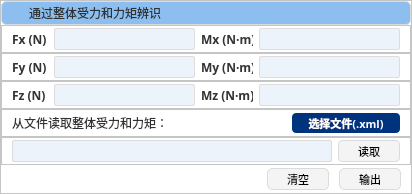
          <widget class="QFrame" name="frame_fm">
           <property name="minimumSize">
            <size>
             <width>0</width>
             <height>194</height>
            </size>
           </property>
           <property name="maximumSize">
            <size>
             <width>16777215</width>
             <height>194</height>
            </size>
           </property>
           <property name="styleSheet">
            <string notr="true">#frame_fm{
	background: #FFFFFF;
	border-radius: 5px 5px 0px 0px;
	border: 1px solid #DBDBDB;
}
QFrame{
	background-color: rgb(255, 255, 255);
}</string>
           </property>
           <property name="frameShape">
            <enum>QFrame::StyledPanel</enum>
           </property>
           <property name="frameShadow">
            <enum>QFrame::Raised</enum>
           </property>
           <layout class="QVBoxLayout" name="verticalLayout_fm">
            <property name="spacing">
             <number>0</number>
            </property>
            <property name="leftMargin">
             <number>0</number>
            </property>
            <property name="topMargin">
             <number>0</number>
            </property>
            <property name="rightMargin">
             <number>0</number>
            </property>
            <property name="bottomMargin">
             <number>0</number>
            </property>
            <item>
             <widget class="QFrame" name="frame_fm_title">
              <property name="maximumSize">
               <size>
                <width>16777215</width>
                <height>24</height>
               </size>
              </property>
              <property name="styleSheet">
               <string notr="true">#frame_fm_title{
	background: radial-gradient, #8CBEEF;
	border-radius: 5px 5px 0px 0px;
	border: 1px solid #DBDBDB;
}
#frame_20{
	background: radial-gradient, #8CBEEF;
	border-radius: 5px 5px 0px 0px;
	border: none;
}
QLabel {
	font-weight: 400;
	font-size: 12px;
	color: #303133;
	text-align: left;
	font-style: normal;
	text-transform: none;
	background-color: rgb(140, 190, 239);
	border-radius: 5px 5px 0px 0px;
	border: none;
}
QPushButton {
	background-color: rgb(140, 190, 239);
	border-radius: 5px 5px 0px 0px;
	border: none;
}</string>
              </property>
              <property name="frameShape">
               <enum>QFrame::StyledPanel</enum>
              </property>
              <property name="frameShadow">
               <enum>QFrame::Raised</enum>
              </property>
              <layout class="QHBoxLayout" name="horizontalLayout_fm_title">
               <property name="spacing">
                <number>6</number>
               </property>
               <property name="leftMargin">
                <number>6</number>
               </property>
               <property name="topMargin">
                <number>0</number>
               </property>
               <property name="rightMargin">
                <number>10</number>
               </property>
               <property name="bottomMargin">
                <number>0</number>
               </property>
               <item>
                <widget class="QFrame" name="frame_20">
                 <property name="frameShape">
                  <enum>QFrame::StyledPanel</enum>
                 </property>
                 <property name="frameShadow">
                  <enum>QFrame::Raised</enum>
                 </property>
                 <layout class="QHBoxLayout" name="horizontalLayout_20">
                  <property name="spacing">
                   <number>6</number>
                  </property>
                  <property name="leftMargin">
                   <number>0</number>
                  </property>
                  <property name="topMargin">
                   <number>0</number>
                  </property>
                  <property name="rightMargin">
                   <number>0</number>
                  </property>
                  <property name="bottomMargin">
                   <number>0</number>
                  </property>
                  <item>
                   <widget class="QLabel" name="label_20">
                    <property name="minimumSize">
                     <size>
                      <width>15</width>
                      <height>15</height>
                     </size>
                    </property>
                    <property name="maximumSize">
                     <size>
                      <width>15</width>
                      <height>15</height>
                     </size>
                    </property>
                    <property name="text">
                     <string/>
                    </property>
                    <property name="pixmap">
                     <pixmap resource="res.qrc">:/icons/icon_02.png</pixmap>
                    </property>
                    <property name="scaledContents">
                     <bool>true</bool>
                    </property>
                   </widget>
                  </item>
                  <item>
                   <widget class="QLabel" name="label_200">
                    <property name="font">
                     <font>
                      <family>黑体</family>
                      <pointsize>-1</pointsize>
                      <weight>50</weight>
                      <italic>false</italic>
                      <bold>false</bold>
                     </font>
                    </property>
                    <property name="text">
                     <string>通过整体受力和力矩辨识</string>
                    </property>
                   </widget>
                  </item>
                 </layout>
                </widget>
               </item>
               <item>
                <spacer name="horizontalSpacer_fm_about">
                 <property name="orientation">
                  <enum>Qt::Horizontal</enum>
                 </property>
                 <property name="sizeHint" stdset="0">
                  <size>
                   <width>202</width>
                   <height>6</height>
                  </size>
                 </property>
                </spacer>
               </item>
               <item>
                <widget class="QPushButton" name="pushButton_20">
                 <property name="font">
                  <font>
                   <family>Arial</family>
                   <pointsize>8</pointsize>
                  </font>
                 </property>
                 <property name="text">
                  <string/>
                 </property>
                 <property name="icon">
                  <iconset resource="res.qrc">
                   <normaloff>:/icons/icon_about.png</normaloff>:/icons/icon_about.png</iconset>
                 </property>
                </widget>
               </item>
              </layout>
             </widget>
            </item>
            <item>
             <widget class="QFrame" name="frame_fm_input_1">
              <property name="styleSheet">
               <string notr="true">QLabel{
	font-weight: 500;
	font-size: 12px;
	color: #333333;
	text-align: left;
	font-style: normal;
	text-transform: none;
}
QLineEdit{
	height: 20px;
	background: #ECF3FB;
	border-radius: 2px 2px 2px 2px;
	border: 1px solid #DDDDDD;
}</string>
              </property>
              <property name="frameShape">
               <enum>QFrame::StyledPanel</enum>
              </property>
              <property name="frameShadow">
               <enum>QFrame::Raised</enum>
              </property>
              <layout class="QHBoxLayout" name="horizontalLayout_fm_input_1">
               <property name="spacing">
                <number>6</number>
               </property>
               <property name="leftMargin">
                <number>10</number>
               </property>
               <property name="topMargin">
                <number>0</number>
               </property>
               <property name="rightMargin">
                <number>10</number>
               </property>
               <property name="bottomMargin">
                <number>0</number>
               </property>
               <item>
                <widget class="QLabel" name="label_21">
                 <property name="minimumSize">
                  <size>
                   <width>36</width>
                   <height>0</height>
                  </size>
                 </property>
                 <property name="maximumSize">
                  <size>
                   <width>36</width>
                   <height>16777215</height>
                  </size>
                 </property>
                 <property name="font">
                  <font>
                   <family>等线</family>
                   <pointsize>-1</pointsize>
                   <weight>62</weight>
                   <italic>false</italic>
                   <bold>true</bold>
                  </font>
                 </property>
                 <property name="text">
                  <string>Fx (N)</string>
                 </property>
                </widget>
               </item>
               <item>
                <widget class="QLineEdit" name="lineEdit_21"/>
               </item>
               <item>
                <widget class="QLabel" name="label_24">
                 <property name="minimumSize">
                  <size>
                   <width>52</width>
                   <height>0</height>
                  </size>
                 </property>
                 <property name="maximumSize">
                  <size>
                   <width>52</width>
                   <height>16777215</height>
                  </size>
                 </property>
                 <property name="font">
                  <font>
                   <family>等线</family>
                   <pointsize>-1</pointsize>
                   <weight>62</weight>
                   <italic>false</italic>
                   <bold>true</bold>
                  </font>
                 </property>
                 <property name="text">
                  <string>Mx (N·m)</string>
                 </property>
                </widget>
               </item>
               <item>
                <widget class="QLineEdit" name="lineEdit_24"/>
               </item>
              </layout>
             </widget>
            </item>
            <item>
             <widget class="QFrame" name="frame_fm_input_2">
              <property name="styleSheet">
               <string notr="true">QLabel{
	font-weight: 500;
	font-size: 12px;
	color: #333333;
	text-align: left;
	font-style: normal;
	text-transform: none;
}
QLineEdit{
	height: 20px;
	background: #ECF3FB;
	border-radius: 2px 2px 2px 2px;
	border: 1px solid #DDDDDD;
}</string>
              </property>
              <property name="frameShape">
               <enum>QFrame::StyledPanel</enum>
              </property>
              <property name="frameShadow">
               <enum>QFrame::Raised</enum>
              </property>
              <layout class="QHBoxLayout" name="horizontalLayout_fm_input_2">
               <property name="spacing">
                <number>6</number>
               </property>
               <property name="leftMargin">
                <number>10</number>
               </property>
               <property name="topMargin">
                <number>0</number>
               </property>
               <property name="rightMargin">
                <number>10</number>
               </property>
               <property name="bottomMargin">
                <number>0</number>
               </property>
               <item>
                <widget class="QLabel" name="label_22">
                 <property name="minimumSize">
                  <size>
                   <width>36</width>
                   <height>0</height>
                  </size>
                 </property>
                 <property name="maximumSize">
                  <size>
                   <width>36</width>
                   <height>16777215</height>
                  </size>
                 </property>
                 <property name="font">
                  <font>
                   <family>等线</family>
                   <pointsize>-1</pointsize>
                   <weight>62</weight>
                   <italic>false</italic>
                   <bold>true</bold>
                  </font>
                 </property>
                 <property name="text">
                  <string>Fy (N)</string>
                 </property>
                </widget>
               </item>
               <item>
                <widget class="QLineEdit" name="lineEdit_22"/>
               </item>
               <item>
                <widget class="QLabel" name="label_25">
                 <property name="minimumSize">
                  <size>
                   <width>52</width>
                   <height>0</height>
                  </size>
                 </property>
                 <property name="maximumSize">
                  <size>
                   <width>52</width>
                   <height>16777215</height>
                  </size>
                 </property>
                 <property name="font">
                  <font>
                   <family>等线</family>
                   <pointsize>-1</pointsize>
                   <weight>62</weight>
                   <italic>false</italic>
                   <bold>true</bold>
                  </font>
                 </property>
                 <property name="text">
                  <string>My (N·m)</string>
                 </property>
                </widget>
               </item>
               <item>
                <widget class="QLineEdit" name="lineEdit_25"/>
               </item>
              </layout>
             </widget>
            </item>
            <item>
             <widget class="QFrame" name="frame_fm_input_3">
              <property name="styleSheet">
               <string notr="true">QLabel{
	font-weight: 500;
	font-size: 12px;
	color: #333333;
	text-align: left;
	font-style: normal;
	text-transform: none;
}
QLineEdit{
	height: 20px;
	background: #ECF3FB;
	border-radius: 2px 2px 2px 2px;
	border: 1px solid #DDDDDD;
}</string>
              </property>
              <property name="frameShape">
               <enum>QFrame::StyledPanel</enum>
              </property>
              <property name="frameShadow">
               <enum>QFrame::Raised</enum>
              </property>
              <layout class="QHBoxLayout" name="horizontalLayout_fm_input_3">
               <property name="spacing">
                <number>6</number>
               </property>
               <property name="leftMargin">
                <number>10</number>
               </property>
               <property name="topMargin">
                <number>0</number>
               </property>
               <property name="rightMargin">
                <number>10</number>
               </property>
               <property name="bottomMargin">
                <number>0</number>
               </property>
               <item>
                <widget class="QLabel" name="label_23">
                 <property name="minimumSize">
                  <size>
                   <width>36</width>
                   <height>0</height>
                  </size>
                 </property>
                 <property name="maximumSize">
                  <size>
                   <width>36</width>
                   <height>16777215</height>
                  </size>
                 </property>
                 <property name="font">
                  <font>
                   <family>等线</family>
                   <pointsize>-1</pointsize>
                   <weight>62</weight>
                   <italic>false</italic>
                   <bold>true</bold>
                  </font>
                 </property>
                 <property name="text">
                  <string>Fz (N)</string>
                 </property>
                </widget>
               </item>
               <item>
                <widget class="QLineEdit" name="lineEdit_23"/>
               </item>
               <item>
                <widget class="QLabel" name="label_26">
                 <property name="minimumSize">
                  <size>
                   <width>52</width>
                   <height>0</height>
                  </size>
                 </property>
                 <property name="maximumSize">
                  <size>
                   <width>52</width>
                   <height>16777215</height>
                  </size>
                 </property>
                 <property name="font">
                  <font>
                   <family>等线</family>
                   <pointsize>-1</pointsize>
                   <weight>62</weight>
                   <italic>false</italic>
                   <bold>true</bold>
                  </font>
                 </property>
                 <property name="text">
                  <string>Mz (N·m)</string>
                 </property>
                </widget>
               </item>
               <item>
                <widget class="QLineEdit" name="lineEdit_26"/>
               </item>
              </layout>
             </widget>
            </item>
            <item>
             <widget class="QFrame" name="frame_fm_file">
              <property name="styleSheet">
               <string notr="true">QLabel{
	font-weight: 400;
	font-size: 12px;
	color: #303133;
	text-align: left;
	font-style: normal;
	text-transform: none;
}
QPushButton {
	height: 20px;
	background: #00337E;
	border-radius: 4px 4px 4px 4px;
	color: rgb(255, 255, 255);
}</string>
              </property>
              <property name="frameShape">
               <enum>QFrame::StyledPanel</enum>
              </property>
              <property name="frameShadow">
               <enum>QFrame::Raised</enum>
              </property>
              <layout class="QHBoxLayout" name="horizontalLayout_fm_file">
               <property name="spacing">
                <number>6</number>
               </property>
               <property name="leftMargin">
                <number>10</number>
               </property>
               <property name="topMargin">
                <number>0</number>
               </property>
               <property name="rightMargin">
                <number>10</number>
               </property>
               <property name="bottomMargin">
                <number>0</number>
               </property>
               <item>
                <widget class="QLabel" name="label_201">
                 <property name="font">
                  <font>
                   <family>黑体</family>
                   <pointsize>-1</pointsize>
                   <weight>50</weight>
                   <italic>false</italic>
                   <bold>false</bold>
                  </font>
                 </property>
                 <property name="text">
                  <string>从文件读取整体受力和力矩：</string>
                 </property>
                </widget>
               </item>
               <item>
                <spacer name="horizontalSpacer_fm_file">
                 <property name="orientation">
                  <enum>Qt::Horizontal</enum>
                 </property>
                 <property name="sizeHint" stdset="0">
                  <size>
                   <width>90</width>
                   <height>6</height>
                  </size>
                 </property>
                </spacer>
               </item>
               <item>
                <widget class="QPushButton" name="pushButton_201">
                 <property name="minimumSize">
                  <size>
                   <width>108</width>
                   <height>20</height>
                  </size>
                 </property>
                 <property name="maximumSize">
                  <size>
                   <width>108</width>
                   <height>20</height>
                  </size>
                 </property>
                 <property name="font">
                  <font>
                   <family>等线</family>
                   <pointsize>8</pointsize>
                   <weight>75</weight>
                   <italic>false</italic>
                   <bold>true</bold>
                  </font>
                 </property>
                 <property name="styleSheet">
                  <string notr="true"/>
                 </property>
                 <property name="text">
                  <string>选择文件(.xml)</string>
                 </property>
                </widget>
               </item>
              </layout>
             </widget>
            </item>
            <item>
             <widget class="QFrame" name="frame_fm_file_read">
              <property name="styleSheet">
               <string notr="true">QPushButton{
	width: 60px;
	height: 20px;
	background: qradialgradient(cx:0%, cy:0%, radius:100%, fx:50%, fy:50%, stop:0 #ECECED, stop:1 #FFFFFF);
	border-radius: 4px 4px 4px 4px;
	border: 1px solid #DBDBDD;
}
QLineEdit{
	height: 20px;
	background: #ECF3FB;
	border-radius: 2px 2px 2px 2px;
	border: 1px solid #DBDBDB;
}</string>
              </property>
              <property name="frameShape">
               <enum>QFrame::StyledPanel</enum>
              </property>
              <property name="frameShadow">
               <enum>QFrame::Raised</enum>
              </property>
              <layout class="QHBoxLayout" name="horizontalLayout_fm_file_read">
               <property name="spacing">
                <number>6</number>
               </property>
               <property name="leftMargin">
                <number>10</number>
               </property>
               <property name="topMargin">
                <number>0</number>
               </property>
               <property name="rightMargin">
                <number>10</number>
               </property>
               <property name="bottomMargin">
                <number>0</number>
               </property>
               <item>
                <widget class="QLineEdit" name="lineEdit_202"/>
               </item>
               <item>
                <widget class="QPushButton" name="pushButton_202">
                 <property name="font">
                  <font>
                   <family>黑体</family>
                   <pointsize>8</pointsize>
                  </font>
                 </property>
                 <property name="text">
                  <string>读取</string>
                 </property>
                </widget>
               </item>
              </layout>
             </widget>
            </item>
            <item>
             <widget class="QFrame" name="frame_fm_output">
              <property name="styleSheet">
               <string notr="true">QFrame{
	border-radius: 5px 5px 5px 5px;
	border: none;
}
QPushButton{
	width: 60px;
	height: 20px;
	background: qradialgradient(cx:0%, cy:0%, radius:100%, fx:50%, fy:50%, stop:0 #ECECED, stop:1 #FFFFFF);
	border-radius: 5px 5px 0px 0px;
	border: 1px solid #DBDBDD;
}</string>
              </property>
              <property name="frameShape">
               <enum>QFrame::StyledPanel</enum>
              </property>
              <property name="frameShadow">
               <enum>QFrame::Raised</enum>
              </property>
              <layout class="QHBoxLayout" name="horizontalLayout_fm_output">
               <property name="spacing">
                <number>10</number>
               </property>
               <property name="leftMargin">
                <number>10</number>
               </property>
               <property name="topMargin">
                <number>0</number>
               </property>
               <property name="rightMargin">
                <number>10</number>
               </property>
               <property name="bottomMargin">
                <number>0</number>
               </property>
               <item>
                <spacer name="horizontalSpacer_fm_output">
                 <property name="orientation">
                  <enum>Qt::Horizontal</enum>
                 </property>
                 <property name="sizeHint" stdset="0">
                  <size>
                   <width>222</width>
                   <height>5</height>
                  </size>
                 </property>
                </spacer>
               </item>
               <item>
                <widget class="QPushButton" name="pushButton_203">
                 <property name="font">
                  <font>
                   <family>黑体</family>
                   <pointsize>8</pointsize>
                  </font>
                 </property>
                 <property name="text">
                  <string>清空</string>
                 </property>
                </widget>
               </item>
               <item>
                <widget class="QPushButton" name="pushButton_200">
                 <property name="font">
                  <font>
                   <family>黑体</family>
                   <pointsize>8</pointsize>
                  </font>
                 </property>
                 <property name="text">
                  <string>输出</string>
                 </property>
                </widget>
               </item>
              </layout>
             </widget>
            </item>
           </layout>
          </widget>
